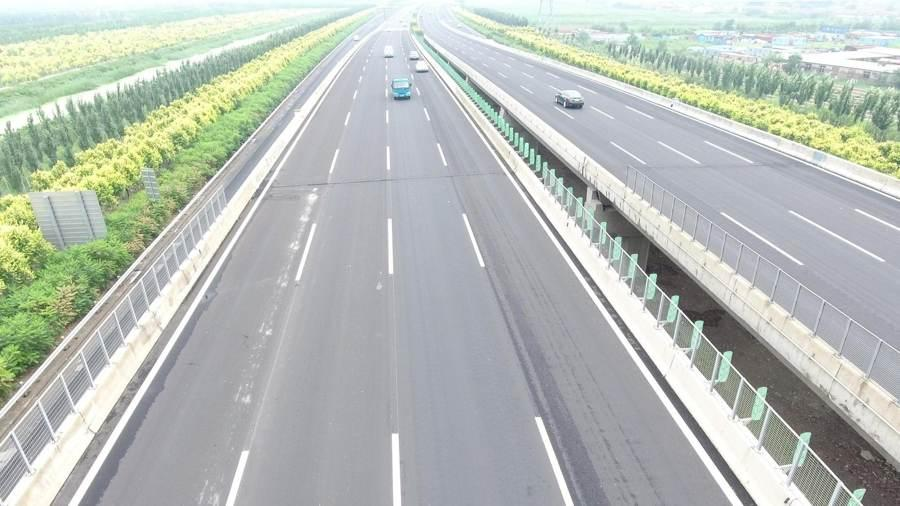
#> input picture ROKETSAN HACKATHON/stage2_dev_data/images/img_000267.jpg, 900 x 506 px; its folder holds 4 pictures in this run
$ python make_split.py
#> lines starting #> are read from the running program, lines starting #| are printed output that depends on the picture
"""Build a leak-free train/val split of the competition train set.

Goal: no source video may contribute frames to BOTH train and val. The split is
derived from the images alone (no VisDrone filenames), then validated against the
true sequence ids recovered from zabar.

Method
------
1. Descriptor: Hellinger-embedded HSV histograms + a 2x2 spatial hue/value grid.
   (Chosen empirically: it beat grayscale ZNCC, deep HGNetv2 embeddings, JPEG
   quantisation tables and raw colour thumbnails at recovering sequences.)
2. Link images aggressively with SINGLE linkage inside each pixel-resolution
   bucket. Aggressive merging is deliberate and asymmetric in cost:
      over-merge  -> two videos share a block -> split is coarser. Harmless.
      under-merge -> one video spans 2 blocks -> it can straddle the split. LEAK.
   So the threshold is tuned for sequence CONTAINMENT, not for cluster purity.
3. Assign whole blocks to train/val by randomised greedy search, targeting both
   the size ratio and a val class mix matching the global mix.

Validation (uses zabar ground truth, never used to build the split):
   - how many true sequences appear in both splits          -> want 0
   - fraction of same-sequence image pairs crossing splits  -> want 0.000
"""
import os, csv, collections, argparse
import numpy as np
from PIL import Image
from multiprocessing import Pool, cpu_count
from scipy.cluster.hierarchy import linkage, fcluster
from scipy.spatial.distance import pdist

B = r"C:/Users/soysa/Desktop/hackathon"
IMGS = os.path.join(B, "dataset", "train", "images")
ANN = os.path.join(B, "dataset", "train", "annotations.csv")
TRUTH_CSV = os.path.join(B, "zncc_matches_verified.csv")
OUT = os.path.join(B, "train_val_split.csv")
CL = ["car", "van", "truck", "bus"]


def feat(p):
    with open(p, "rb") as fh:
        im = Image.open(fh)
#> im is the input picture: PIL image 900x506 RGB; mean R, G, B 183.1, 189.1, 182.9
        w, h = im.size
#> w = 900; h = 506
        im.draft("RGB", (128, 128))
        hsv = np.asarray(im.convert("RGB").resize((32, 32), Image.BILINEAR).convert("HSV"), np.float32)
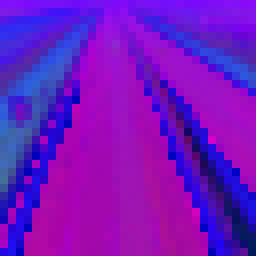
#> hsv: shape (32, 32, 3) float32 (shown 8 times larger); mean R, G, B 115.8, 19.7, 192.7
    v = [np.histogram(hsv[:, :, k], bins=32, range=(0, 255))[0] for k in range(3)]
#> v = 3 items
    for r in range(2):
        for c in range(2):
            blk = hsv[r * 16:(r + 1) * 16, c * 16:(c + 1) * 16]
            v.append(np.histogram(blk[:, :, 0], bins=16, range=(0, 255))[0])
            v.append(np.histogram(blk[:, :, 2], bins=16, range=(0, 255))[0])
#> after the loop, v = 11 items
    x = np.concatenate(v).astype(np.float32)
#> x = 224 values, max 352 at index 33, min 0 at index 24, mean 22.86
    x = x / max(x.sum(), 1e-9)
#> x = 224 values, max 0.0688 at index 33, min 0 at index 24, mean 0.00446
    x = np.sqrt(x)
#> x = 224 values, max 0.262 at index 33, min 0 at index 24, mean 0.0441
    return x / max(np.linalg.norm(x), 1e-9), w, h


def blocks_at(X, WH, t):
    """single-linkage components at cosine distance t, within resolution buckets"""
    lab = np.zeros(len(X), np.int64); off = 0
    for r in sorted(set(WH)):
        idx = np.where(WH == r)[0]
        if len(idx) < 2:
            lab[idx] = off; off += 1; continue
        Z = linkage(pdist(X[idx], "cosine"), method="single")
        fl = fcluster(Z, t=t, criterion="distance")
        lab[idx] = fl + off; off += fl.max() + 1
    return lab


def containment(blocks, true):
    """fraction of true sequences lying entirely inside ONE block"""
    d = collections.defaultdict(set)
    for b, s in zip(blocks, true): d[s].add(b)
    return sum(1 for v in d.values() if len(v) == 1) / len(d), d


def main():
    ap = argparse.ArgumentParser()
    ap.add_argument("--val-frac", type=float, default=0.15)
    ap.add_argument("--restarts", type=int, default=4000)
    ap.add_argument("--thr", type=float, default=None)
    ap.add_argument("--seed", type=int, default=0)
    ap.add_argument("--use-truth", action="store_true",
                    help="block = recovered true_sequence (exact, 0 leakage) "
                         "instead of clustering the images")
    ap.add_argument("--match", default="global", choices=["global", "test", "stratify"],
                    help="what the val ASPECT mix should match: 'global' = the train "
                         "set's own mix; 'test' = the competition test set's mix "
                         "(87%% 16:9), so val scores track the leaderboard")
    ap.add_argument("--w-aspect", type=float, default=3.0,
                    help="weight on aspect-mix divergence in the assignment cost")
    a = ap.parse_args()
    rng = np.random.default_rng(a.seed)

    paths = sorted(os.path.join(IMGS, f) for f in os.listdir(IMGS) if f.endswith(".jpg"))
    ids = [os.path.splitext(os.path.basename(p))[0] for p in paths]
    with Pool(max(1, cpu_count() - 1)) as pl:
        R = pl.map(feat, paths, chunksize=16)
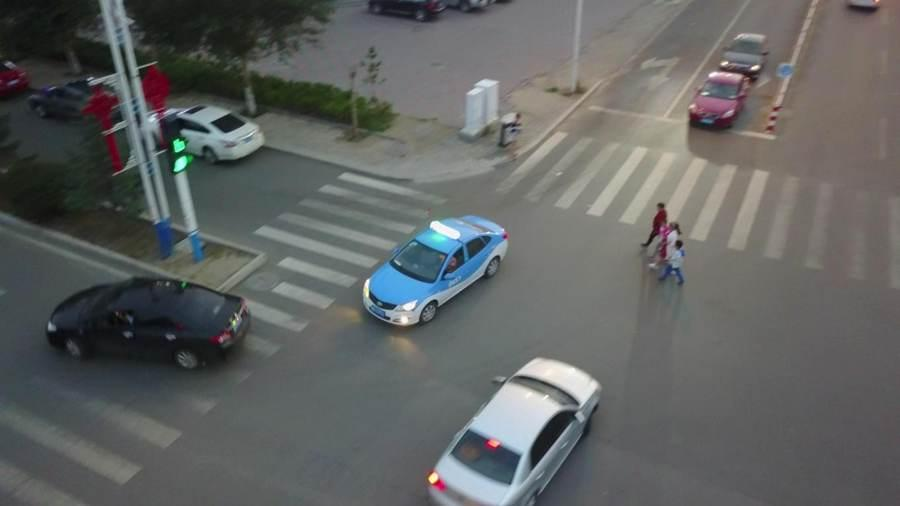
#> input picture ROKETSAN HACKATHON/stage2_dev_data/images/img_000531.jpg, 900 x 506 px
#> in feat, im is the input picture: PIL image 900x506 RGB; mean R, G, B 97.2, 99.4, 98.3
#> in feat (call 2), `hsv = np.asarray(im.convert("RGB").resize((32, 32), Image.BILINEAR).co..`:
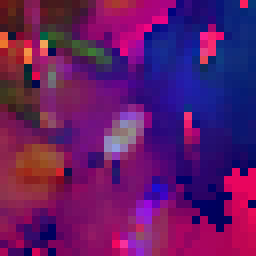
#> hsv: shape (32, 32, 3) float32 (shown 8 times larger); mean R, G, B 97.6, 25.1, 103.2
#> in feat (call 2), `v = [np.histogram(hsv[:, :, k], bins=32, range=(0, 255))[0] for k in r..`: v = 3 items
#> after the loop in feat (call 2), `for r in range(2):`: v = 11 items
#> in feat (call 2), `x = np.concatenate(v).astype(np.float32)`: x = 224 values, max 246 at index 32, min 0 at index 48, mean 22.86
#> in feat (call 2), `x = x / max(x.sum(), 1e-9)`: x = 224 values, max 0.048 at index 32, min 0 at index 48, mean 0.00446
#> in feat (call 2), `x = np.sqrt(x)`: x = 224 values, max 0.219 at index 32, min 0 at index 48, mean 0.0492
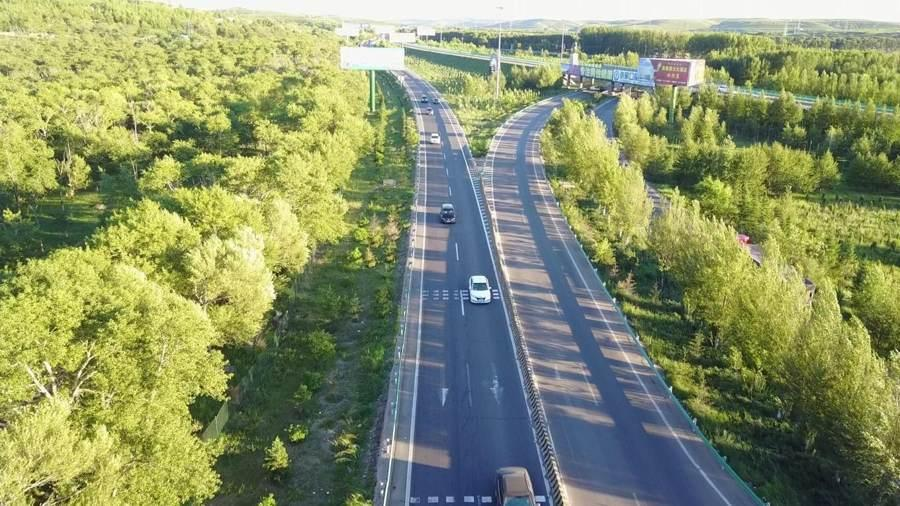
#> input picture ROKETSAN HACKATHON/stage2_dev_data/images/img_000733.jpg, 900 x 506 px
#> in feat, im is the input picture: PIL image 900x506 RGB; mean R, G, B 136.1, 145.5, 103.3
#> in feat (call 3), `hsv = np.asarray(im.convert("RGB").resize((32, 32), Image.BILINEAR).co..`:
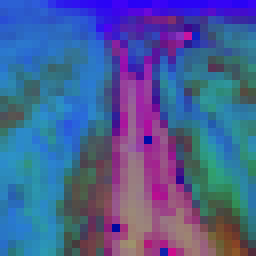
#> hsv: shape (32, 32, 3) float32 (shown 8 times larger); mean R, G, B 73.6, 93.6, 150.3
#> in feat (call 3), `v = [np.histogram(hsv[:, :, k], bins=32, range=(0, 255))[0] for k in r..`: v = 3 items
#> after the loop in feat (call 3), `for r in range(2):`: v = 11 items
#> in feat (call 3), `x = np.concatenate(v).astype(np.float32)`: x = 224 values, max 428 at index 5, min 0 at index 1, mean 22.86
#> in feat (call 3), `x = x / max(x.sum(), 1e-9)`: x = 224 values, max 0.0836 at index 5, min 0 at index 1, mean 0.00446
#> in feat (call 3), `x = np.sqrt(x)`: x = 224 values, max 0.289 at index 5, min 0 at index 1, mean 0.0478
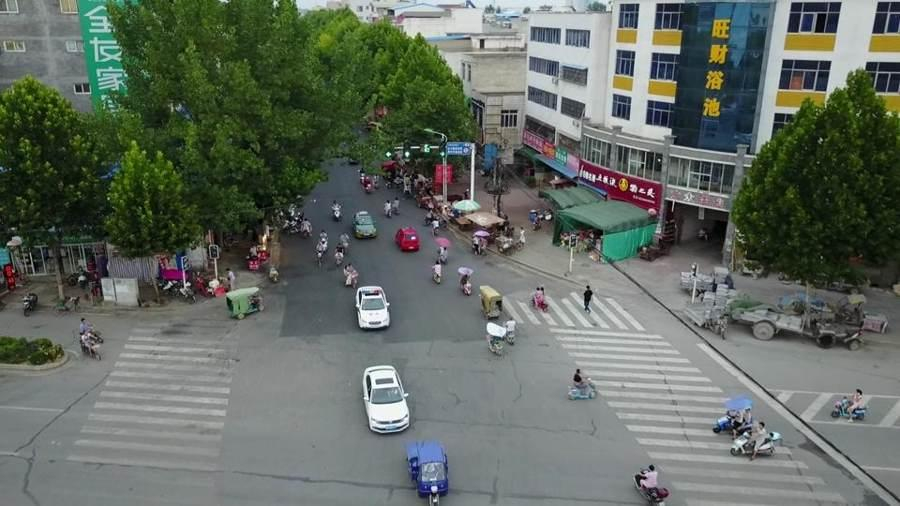
#> input picture ROKETSAN HACKATHON/stage2_dev_data/images/img_000860.jpg, 900 x 506 px
#> in feat, im is the input picture: PIL image 900x506 RGB; mean R, G, B 98.5, 106.6, 97.6
#> in feat (call 4), `hsv = np.asarray(im.convert("RGB").resize((32, 32), Image.BILINEAR).co..`:
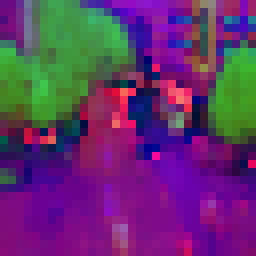
#> hsv: shape (32, 32, 3) float32 (shown 8 times larger); mean R, G, B 98.7, 51.3, 108.6
#> in feat (call 4), `v = [np.histogram(hsv[:, :, k], bins=32, range=(0, 255))[0] for k in r..`: v = 3 items
#> after the loop in feat (call 4), `for r in range(2):`: v = 11 items
#> in feat (call 4), `x = np.concatenate(v).astype(np.float32)`: x = 224 values, max 231 at index 33, min 0 at index 57, mean 22.86
#> in feat (call 4), `x = x / max(x.sum(), 1e-9)`: x = 224 values, max 0.0451 at index 33, min 0 at index 57, mean 0.00446
#> in feat (call 4), `x = np.sqrt(x)`: x = 224 values, max 0.212 at index 33, min 0 at index 57, mean 0.0513
#> R = 4 items
    X = np.stack([r[0] for r in R])
    WH = np.array([f"{r[1]}x{r[2]}" for r in R])

    truth = {r["image_id"]: r["visdrone_file"].split("_")[0]
#> (the run stopped early here; a loop or call above may not have finished)
